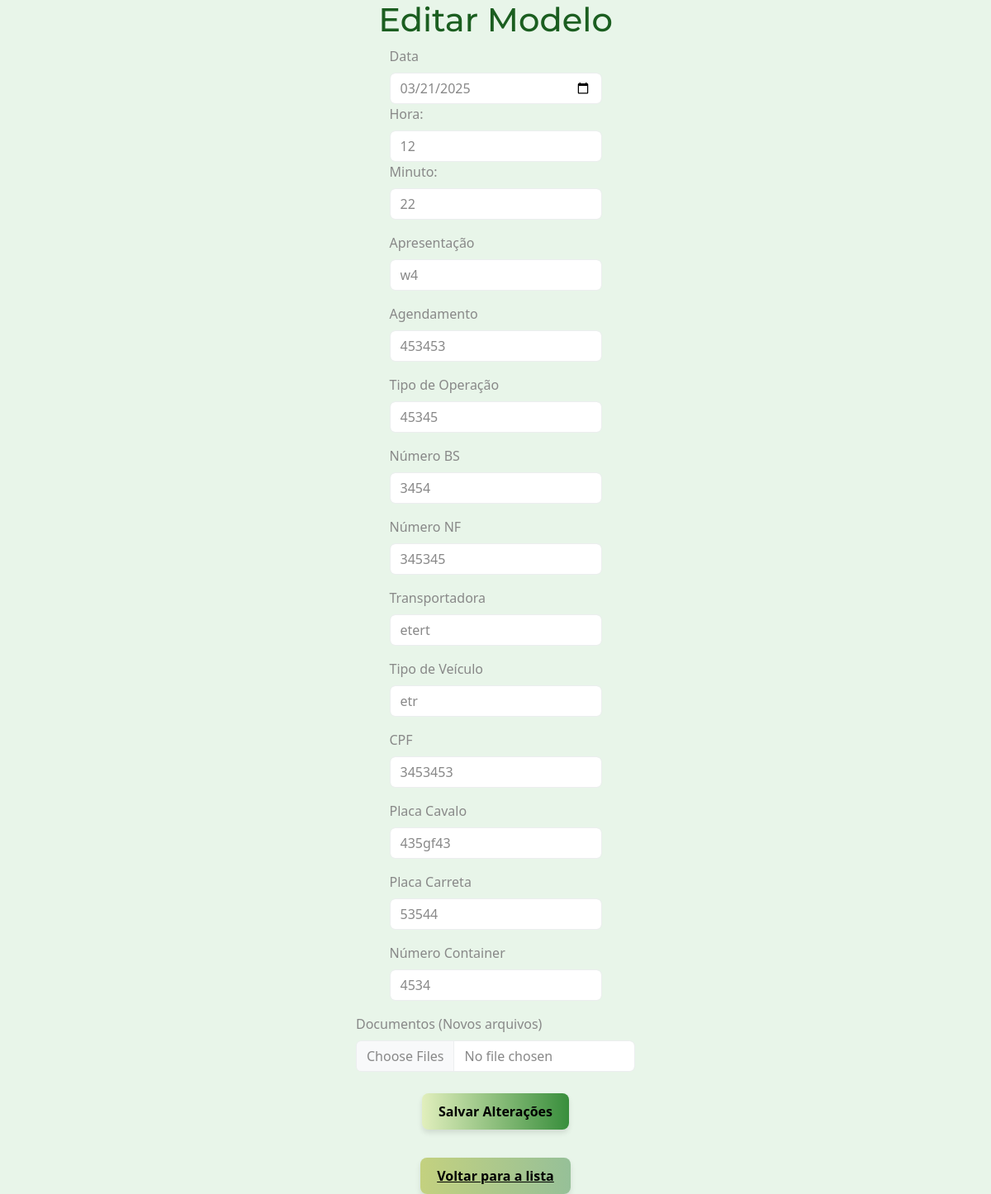
The page /editar/1 (signed in) on the database its author committed.
### app.py (models this page shows)
class Modelo(db.Model):
    id = db.Column(db.Integer, primary_key=True)
    data = db.Column(db.DateTime, nullable=False)
    hora = db.Column(db.Integer, nullable=False)  # Nova coluna para a hora
    minuto = db.Column(db.Integer, nullable=False)  # Nova coluna para o minuto
    apresentacao = db.Column(db.String(100), nullable=False)
    agendamento = db.Column(db.String(100), nullable=False)
    tipo_operacao = db.Column(db.String(100), nullable=False)
    numero_bs = db.Column(db.String(100), nullable=False)
    numero_nf = db.Column(db.String(100), nullable=False)
    transportadora = db.Column(db.String(100), nullable=False)
    tipo_veiculo = db.Column(db.String(100), nullable=False)
    cpf = db.Column(db.String(100), nullable=False)
    placa_cavalo = db.Column(db.String(100), nullable=False)
    placa_carreta = db.Column(db.String(100), nullable=False)
    numero_container = db.Column(db.String(100), nullable=False)
    documentos = db.Column(db.String(500), nullable=True)  # Armazena os nomes dos arquivos como uma string

### app.py (the view, shortened to what this page needs)
@app.route('/editar/<int:id>', methods=['GET', 'POST'])
@login_required
def editar(id):
    modelo = Modelo.query.get_or_404(id)  # Busca o modelo pelo ID ou retorna 404 se não encontrado
    return render_template('editar.html', modelo=modelo)

### app.py (called while the page is built)
@login_manager.user_loader
def load_user(user_id):
    return Usuario.query.get(int(user_id))

### templates/editar.html (shortened to what this page needs)
<!DOCTYPE html>
<html lang="pt-br">
<head>
    <link rel="stylesheet" href="https://stackpath.bootstrapcdn.com/bootstrap/4.5.2/css/bootstrap.min.css">
    <link rel="stylesheet" href="https://cdn.jsdelivr.net/npm/bootswatch@5.3.2/dist/minty/bootstrap.min.css">
</head>
<body>
    <h1>Editar Modelo</h1>
    <form action="{{ url_for('editar', id=modelo.id) }}" method="POST" enctype="multipart/form-data">
        <div class="form-group">
            <label for="data">Data</label>
            <input type="date" class="form-control" id="data" name="data" value="{{ modelo.data.strftime('%Y-%m-%d') }}" required>
            <label for="hora">Hora:</label>
            <input type="text" class="form-control" id="hora" name="hora" value="{{ modelo.hora }}" required>
            <label for="minuto">Minuto:</label>
            <input type="text" class="form-control" id="minuto" name="minuto" value="{{ modelo.minuto }}" required>
        </div>
        <div class="form-group">
            <label for="apresentacao">Apresentação</label>
            <input type="text" class="form-control" id="apresentacao" name="apresentacao" value="{{ modelo.apresentacao }}" required>
        </div>
        <div class="form-group">
            <label for="agendamento">Agendamento</label>
            <input type="text" class="form-control" id="agendamento" name="agendamento" value="{{ modelo.agendamento }}" required>
        </div>
        <div class="form-group">
            <label for="tipo_operacao">Tipo de Operação</label>
            <input type="text" class="form-control" id="tipo_operacao" name="tipo_operacao" value="{{ modelo.tipo_operacao }}" required>
        </div>
        <div class="form-group">
            <label for="numero_bs">Número BS</label>
            <input type="text" class="form-control" id="numero_bs" name="numero_bs" value="{{ modelo.numero_bs }}" required>
        </div>
        <div class="form-group">
            <label for="numero_nf">Número NF</label>
            <input type="text" class="form-control" id="numero_nf" name="numero_nf" value="{{ modelo.numero_nf }}" required>
        </div>
        <div class="form-group">
            <label for="transportadora">Transportadora</label>
            <input type="text" class="form-control" id="transportadora" name="transportadora" value="{{ modelo.transportadora }}" required>
        </div>
        <div class="form-group">
            <label for="tipo_veiculo">Tipo de Veículo</label>
            <input type="text" class="form-control" id="tipo_veiculo" name="tipo_veiculo" value="{{ modelo.tipo_veiculo }}" required>
        </div>
        <div class="form-group">
            <label for="cpf">CPF</label>
            <input type="text" class="form-control" id="cpf" name="cpf" value="{{ modelo.cpf }}" required>
        </div>
        <div class="form-group">
            <label for="placa_cavalo">Placa Cavalo</label>
            <input type="text" class="form-control" id="placa_cavalo" name="placa_cavalo" value="{{ modelo.placa_cavalo }}" required>
        </div>
        <div class="form-group">
            <label for="placa_carreta">Placa Carreta</label>
            <input type="text" class="form-control" id="placa_carreta" name="placa_carreta" value="{{ modelo.placa_carreta }}" required>
        </div>
        <div class="form-group">
            <label for="numero_container">Número Container</label>
            <input type="text" class="form-control" id="numero_container" name="numero_container" value="{{ modelo.numero_container }}" required>
        </div>
        <div class="form-group">
            <label for="documentos">Documentos (Novos arquivos)</label>
            <input type="file" class="form-control" id="documentos" name="documentos" multiple>
        </div>
        <button class="btn-personalizado" type="submit">Salvar Alterações</button>
    </form>
    <br>
    <a class="btn-personalizado-2" href="{{ url_for('home') }}">Voltar para a lista</a>
</body>
</html>

### templates/editar.html (style rules this page uses)
body { background-color: #e8f5e9; display: flex; flex-direction: column; align-items: center; justify-content: center; height: auto; }
form { display: flex; flex-direction: column; align-items: center; justify-content: center; }
h1, h2, h3, h4, h5 { color: #1b5e20; }
.btn-personalizado { background: linear-gradient(to right, rgba(205, 220, 57, .25), #388e3c); color: #000; font-weight: bold; border: none; padding: 10px 20px; border-radius: 8px; box-shadow: 0 4px 6px rgba(0,0,0,0.1); transition: all 0.3s ease; margin-top: 10px; }
.btn-personalizado-2 { background: linear-gradient(to right, rgba(167, 181, 46, 0.563), #96c098); color: #000; font-weight: bold; border: none; padding: 10px 20px; border-radius: 8px; box-shadow: 0 4px 6px rgba(0,0,0,0.1); transition: all 0.3s ease; margin-top: 10px; }

### rows shown on the page
Modelo: data "03/21/2025", hora "12", minuto "22", apresentacao "w4", agendamento "453453", tipo_operacao "45345", numero_bs "3454", numero_nf "345345", transportadora "etert", tipo_veiculo "etr", cpf "3453453", placa_cavalo "435gf43", placa_carreta "53544", numero_container "4534"
